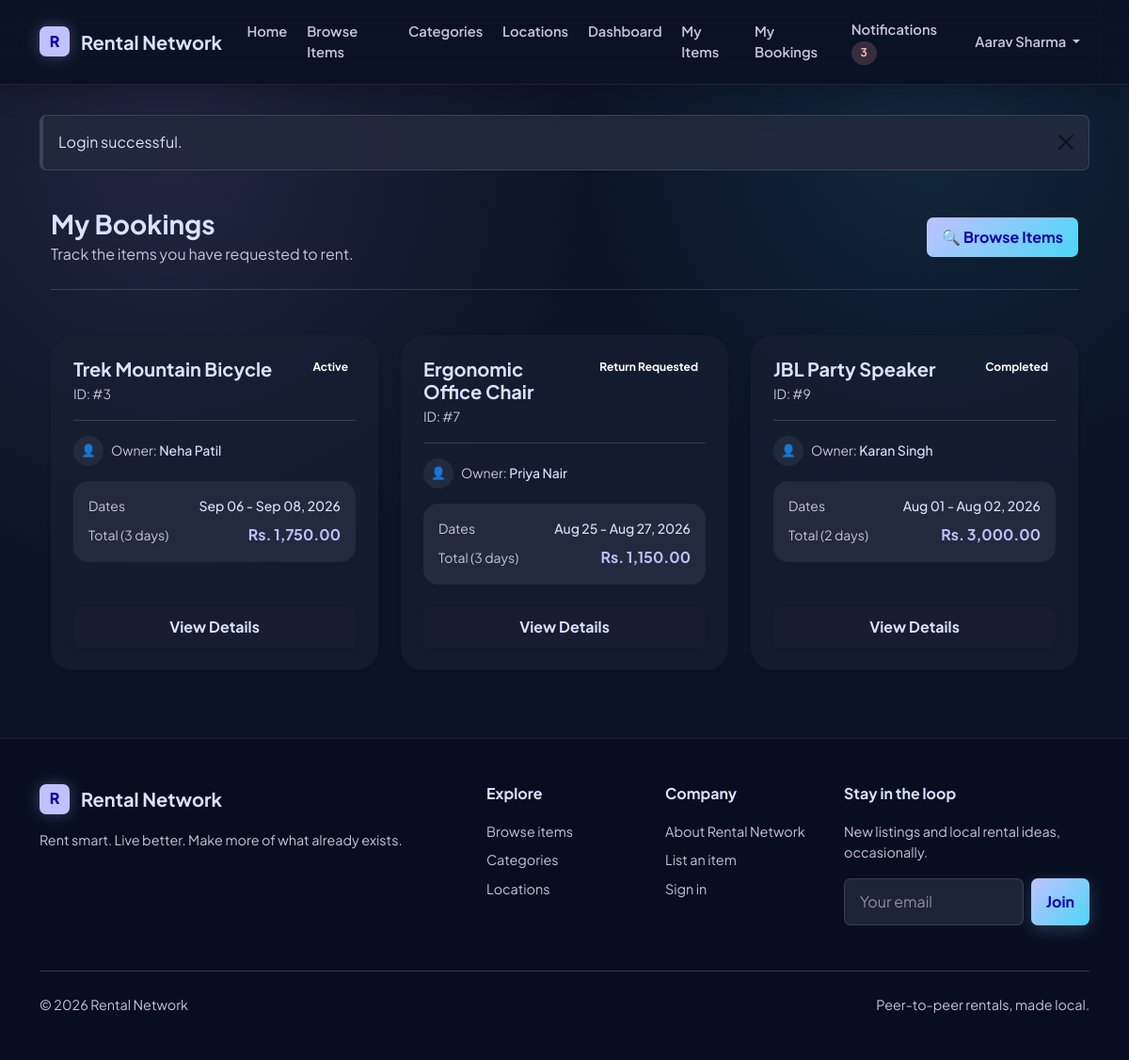
Page /booking/my_bookings.php (signed in) on the committed database.
### tables this page shows
CREATE TABLE users (
  user_id INT UNSIGNED AUTO_INCREMENT PRIMARY KEY,
  name VARCHAR(100) NOT NULL,
  email VARCHAR(150) NOT NULL UNIQUE,
  phone VARCHAR(20) NOT NULL,
  password VARCHAR(255) NOT NULL,
  address VARCHAR(255) NOT NULL,
  location_address VARCHAR(255) DEFAULT NULL,
  city VARCHAR(80) NOT NULL,
  state VARCHAR(80) NOT NULL,
  pincode VARCHAR(10) NOT NULL,
  latitude DECIMAL(10,7) DEFAULT NULL,
  longitude DECIMAL(10,7) DEFAULT NULL,
  profile_image VARCHAR(255) DEFAULT NULL,
  role ENUM('User', 'Admin') NOT NULL DEFAULT 'User',
  status ENUM('Active', 'Blocked') NOT NULL DEFAULT 'Active',
  reset_token VARCHAR(255) DEFAULT NULL,
  reset_expires DATETIME DEFAULT NULL,
  created_at TIMESTAMP NOT NULL DEFAULT CURRENT_TIMESTAMP,
  updated_at TIMESTAMP NOT NULL DEFAULT CURRENT_TIMESTAMP ON UPDATE CURRENT_TIMESTAMP,
  INDEX idx_users_role_status (role, status),
  INDEX idx_users_location (city, state, pincode),
  INDEX idx_users_coordinates (latitude, longitude)
);

CREATE TABLE bookings (
  booking_id INT UNSIGNED AUTO_INCREMENT PRIMARY KEY,
  item_id INT UNSIGNED NOT NULL,
  renter_id INT UNSIGNED NOT NULL,
  owner_id INT UNSIGNED NOT NULL,
  start_date DATE NOT NULL,
  end_date DATE NOT NULL,
  rental_unit ENUM('Daily', 'Hourly') NOT NULL DEFAULT 'Daily',
  start_time TIME DEFAULT NULL,
  end_time TIME DEFAULT NULL,
  total_days INT UNSIGNED NOT NULL,
  total_hours INT UNSIGNED DEFAULT NULL,
  rental_amount DECIMAL(10,2) NOT NULL,
  security_deposit DECIMAL(10,2) NOT NULL,
  total_amount DECIMAL(10,2) NOT NULL,
  booking_status ENUM(
    'Pending',
    'Accepted',
    'Rejected',
    'Payment Pending',
    'Confirmed',
    'Active',
    'Return Requested',
    'Returned',
    'Completed',
    'Cancelled'
  ) NOT NULL DEFAULT 'Pending',
  status_note VARCHAR(255) DEFAULT NULL,
  created_at TIMESTAMP NOT NULL DEFAULT CURRENT_TIMESTAMP,
  updated_at TIMESTAMP NOT NULL DEFAULT CURRENT_TIMESTAMP ON UPDATE CURRENT_TIMESTAMP,
  CONSTRAINT fk_bookings_item
    FOREIGN KEY (item_id) REFERENCES items(item_id)
    ON UPDATE CASCADE ON DELETE RESTRICT,
  CONSTRAINT fk_bookings_renter
    FOREIGN KEY (renter_id) REFERENCES users(user_id)
    ON UPDATE CASCADE ON DELETE RESTRICT,
  CONSTRAINT fk_bookings_owner
    FOREIGN KEY (owner_id) REFERENCES users(user_id)
    ON UPDATE CASCADE ON DELETE RESTRICT,
  INDEX idx_bookings_item_dates (item_id, start_date, end_date),
  INDEX idx_bookings_item_times (item_id, start_date, end_date, start_time, end_time),
  INDEX idx_bookings_status (booking_status),
  INDEX idx_bookings_renter (renter_id),
  INDEX idx_bookings_owner (owner_id)
);

CREATE TABLE items (
  item_id INT UNSIGNED AUTO_INCREMENT PRIMARY KEY,
  owner_id INT UNSIGNED NOT NULL,
  category_id INT UNSIGNED NOT NULL,
  item_name VARCHAR(150) NOT NULL,
  description TEXT NOT NULL,
  brand VARCHAR(100) DEFAULT NULL,
  model VARCHAR(100) DEFAULT NULL,
  item_condition ENUM('New', 'Like New', 'Good', 'Fair') NOT NULL DEFAULT 'Good',
  rental_price DECIMAL(10,2) NOT NULL,
  rental_unit ENUM('Daily', 'Hourly', 'Both') NOT NULL DEFAULT 'Daily',
  hourly_price DECIMAL(10,2) DEFAULT NULL,
  security_deposit DECIMAL(10,2) NOT NULL DEFAULT 0.00,
  image VARCHAR(255) DEFAULT NULL,
  quantity INT UNSIGNED NOT NULL DEFAULT 1,
  location VARCHAR(150) NOT NULL,
  location_address VARCHAR(255) DEFAULT NULL,
  city VARCHAR(80) NOT NULL,
  state VARCHAR(80) NOT NULL,
  pincode VARCHAR(10) NOT NULL,
  latitude DECIMAL(10,7) DEFAULT NULL,
  longitude DECIMAL(10,7) DEFAULT NULL,
  status ENUM('Available', 'Unavailable', 'Rented', 'Maintenance') NOT NULL DEFAULT 'Available',
  is_approved TINYINT(1) NOT NULL DEFAULT 1,
  created_at TIMESTAMP NOT NULL DEFAULT CURRENT_TIMESTAMP,
  updated_at TIMESTAMP NOT NULL DEFAULT CURRENT_TIMESTAMP ON UPDATE CURRENT_TIMESTAMP,
  CONSTRAINT fk_items_owner
    FOREIGN KEY (owner_id) REFERENCES users(user_id)
    ON UPDATE CASCADE ON DELETE RESTRICT,
  CONSTRAINT fk_items_category
    FOREIGN KEY (category_id) REFERENCES categories(category_id)
    ON UPDATE CASCADE ON DELETE RESTRICT,
  INDEX idx_items_search (item_name, brand, city),
  INDEX idx_items_category_status (category_id, status),
  INDEX idx_items_price (rental_price),
  INDEX idx_items_rental_unit (rental_unit),
  INDEX idx_items_owner (owner_id),
  INDEX idx_items_coordinates (latitude, longitude)
);

### booking/my_bookings.php (the view, shortened to what this page needs)
<?php
require_once __DIR__ . '/../includes/db.php';
$statement = $pdo->prepare("SELECT b.booking_id, b.start_date, b.end_date, b.rental_unit, b.start_time, b.end_time, b.total_days, b.total_hours, b.total_amount, b.booking_status, b.created_at, i.item_id, i.item_name, i.image, u.name AS owner_name FROM bookings b INNER JOIN items i ON i.item_id = b.item_id INNER JOIN users u ON u.user_id = b.owner_id WHERE b.renter_id = ? ORDER BY b.created_at DESC");
$statement->execute([current_user_id()]);
$bookings = $statement->fetchAll();
require_once __DIR__ . '/../includes/header.php';
?>
<div class="container-fluid max-w-1400 py-4">
    <div class="d-flex flex-column flex-md-row justify-content-between gap-3 align-items-md-center mb-5 border-bottom border-subtle pb-4">
        <div>
            <h1 class="h3 fw-bold mb-1">My Bookings</h1>
            <p class="text-muted mb-0">Track the items you have requested to rent.</p>
        </div>
        <a href="<?php echo e(base_url('items/browse_items.php')); ?>" class="btn btn-brand shadow-sm">
            <span aria-hidden="true">🔍</span> Browse Items
        </a>
    </div>
    <?php if (empty($bookings)) : ?>
        <div class="card border-0 shadow-sm rounded-4">
            <div class="card-body text-center p-5">
                <div class="display-1 text-muted opacity-25 mb-3">📅</div>
                <h2 class="h4 fw-bold">No bookings yet</h2>
                <p class="text-muted mb-4">Browse available items to send your first rental request.</p>
                <a href="<?php echo e(base_url('items/browse_items.php')); ?>" class="btn btn-brand btn-lg">Explore Items</a>
            </div>
        </div>
    <?php else : ?>
        <div class="row g-4">
            <?php foreach ($bookings as $booking) : ?>
                <div class="col-md-6 col-xl-4">
                    <div class="card border-0 shadow-sm rounded-4 h-100 hover-lift transition-all">
                        <div class="card-body d-flex flex-column p-4">
                            <div class="d-flex justify-content-between align-items-start gap-2 mb-3 pb-3 border-bottom border-subtle">
                                <div>
                                    <h2 class="h5 fw-bold mb-1 text-dark"><?php echo e($booking['item_name']); ?></h2>
                                    <p class="small text-muted mb-0">ID: #<?php echo e($booking['booking_id']); ?></p>
                                </div>
                                <span class="badge badge-<?php echo e(strtolower(str_replace(' ', '-', $booking['booking_status']))); ?> px-2 py-1 rounded-pill">
                                    <?php echo e($booking['booking_status']); ?>
                                </span>
                            </div>
                            <div class="d-flex align-items-center gap-2 mb-3">
                                <div class="bg-surface-alt rounded-circle d-flex align-items-center justify-content-center text-dark" style="width: 32px; height: 32px; font-size: 0.8rem;">👤</div>
                                <div class="small text-muted">Owner: <span class="text-dark fw-medium"><?php echo e($booking['owner_name']); ?></span></div>
                            </div>
                            <div class="bg-surface-alt rounded-3 p-3 mb-4">
                                <div class="d-flex align-items-center justify-content-between mb-2">
                                    <span class="text-muted small">Dates</span>
                                    <span class="text-dark fw-medium small"><?php echo e(date('M d', strtotime($booking['start_date']))); ?> - <?php echo e(date('M d, Y', strtotime($booking['end_date']))); ?></span>
                                </div>
                                <div class="d-flex align-items-center justify-content-between">
                                    <span class="text-muted small">Total (<?php echo $booking['rental_unit'] === 'Hourly' ? e((string) $booking['total_hours']) . ' hours' : e((string) $booking['total_days']) . ' days'; ?>)</span>
                                    <span class="text-brand fw-bold"><?php echo e(format_money($booking['total_amount'])); ?></span>
                                </div>
                            </div>
                            <a class="btn btn-outline-brand w-100 mt-auto shadow-sm" href="<?php echo e(base_url('booking/booking_details.php?id=' . $booking['booking_id'])); ?>">View Details</a>
                        </div>
                    </div>
                </div>
            <?php endforeach; ?>
        </div>
    <?php endif; ?>
</div>
<?php require_once __DIR__ . '/../includes/footer.php'; ?>

### includes/navbar.php (shortened to what this page needs)
<?php
require_once __DIR__ . '/db.php';
$navUser = null;
$unreadCount = 0;
if (is_logged_in()) {
    try {
        $navUser = current_user($pdo);
        if ($navUser) {
            $unreadCount = unread_notification_count($pdo, (int) $navUser['user_id']);
        }
    } catch (Throwable $exception) {
        $navUser = null;
        $unreadCount = 0;
    }
}
?>
<nav class="navbar navbar-expand-lg navbar-light site-navbar sticky-top">
    <div class="container">
        <a class="navbar-brand brand-lockup" href="<?php echo e(base_url('index.php')); ?>">
            <span class="brand-mark" aria-hidden="true">R</span>
            <span>Rental Network</span>
        </a>
        <div class="collapse navbar-collapse" id="mainNavbar">
            <ul class="navbar-nav me-auto mb-2 mb-lg-0">
                <li class="nav-item">
                    <a class="nav-link" href="<?php echo e(base_url('index.php')); ?>">Home</a>
                </li>
                <li class="nav-item">
                    <a class="nav-link" href="<?php echo e(base_url('items/browse_items.php')); ?>">Browse Items</a>
                </li>
                <li class="nav-item">
                    <a class="nav-link" href="<?php echo e(base_url('categories/categories.php')); ?>">Categories</a>
                </li>
                <li class="nav-item">
                    <a class="nav-link" href="<?php echo e(base_url('items/locations.php')); ?>">Locations</a>
                </li>
                <?php if (is_logged_in()) : ?>
                    <li class="nav-item">
                        <a class="nav-link" href="<?php echo e(base_url('dashboard.php')); ?>">Dashboard</a>
                    </li>
                    <li class="nav-item">
                        <a class="nav-link" href="<?php echo e(base_url('items/my_items.php')); ?>">My Items</a>
                    </li>
                    <li class="nav-item">
                        <a class="nav-link" href="<?php echo e(base_url('booking/my_bookings.php')); ?>">My Bookings</a>
                    </li>
                <?php endif; ?>
            </ul>
            <ul class="navbar-nav ms-auto mb-2 mb-lg-0 align-items-lg-center">
                <?php if (is_logged_in() && $navUser) : ?>
                    <li class="nav-item">
                        <a class="nav-link" href="<?php echo e(base_url('notifications/notifications.php')); ?>">
                            Notifications
                            <?php if ($unreadCount > 0) : ?>
                                <span class="badge rounded-pill text-bg-danger"><?php echo e($unreadCount); ?></span>
                            <?php endif; ?>
                        </a>
                    </li>
                    <li class="nav-item dropdown">
                        <a class="nav-link dropdown-toggle" href="#" role="button" data-bs-toggle="dropdown" aria-expanded="false">
                            <?php echo e($navUser['name']); ?>
                        </a>
                    </li>
                <?php endif; ?>
            </ul>
        </div>
    </div>
</nav>

### booking/my_bookings.php (style rules this page uses)
.max-w-1400 { max-width: 1400px; margin: 0 auto; }

### rows in the picture
users: name "Aarav Sharma"
bookings: item.item_name "Trek Mountain Bicycle", booking_id "3", booking_status "Active", owner.name "Neha Patil", start_date "Sep 06", end_date "Sep 08, 2026", total_days "3", total_amount "Rs. 1,750.00"
bookings: item.item_name "Ergonomic Office Chair", booking_id "7", booking_status "Return Requested", owner.name "Priya Nair", start_date "Aug 25", end_date "Aug 27, 2026", total_days "3", total_amount "Rs. 1,150.00"
bookings: item.item_name "JBL Party Speaker", booking_id "9", booking_status "Completed", owner.name "Karan Singh", start_date "Aug 01", end_date "Aug 02, 2026", total_days "2", total_amount "Rs. 3,000.00"

### other values in the picture
$unreadCount "3"
$flash['message'] "Login successful."
